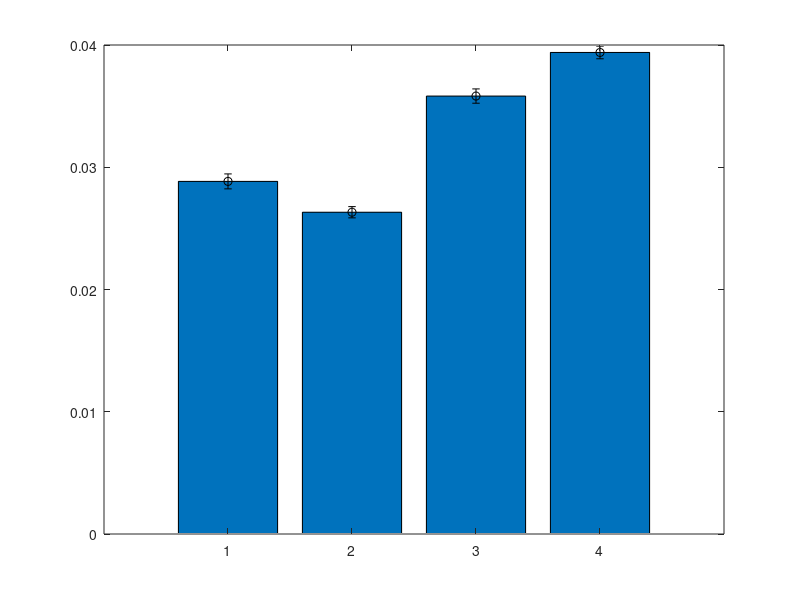

Write MATLAB code to recreate this figure. (Note: this script raises an error after producing the figure.)
clc;clear all;close all
tests={};
%tests{end+1}=load('test_1');
tests{end+1}=load('test_2');
tests{end+1}=load('test_3');
tests{end+1}=load('test_4');
tests{end+1}=load('test_5');
MaxPos=[];
MaxSpeed=[];
Jm=[];
Fc=[];
Bm=[];
labels={};
for idx=1:length(tests)
    MaxPos(idx,1)=tests{idx}.MaxPos(1);
    MaxSpeed(idx,1)=tests{idx}.MaxSpeed(1);
    Jm(idx,1)=mean(tests{idx}.Jm);
    stdJm(idx,1)=std(tests{idx}.Jm);
    Bm(idx,1)=mean(tests{idx}.Bm);
    stdBm(idx,1)=std(tests{idx}.Bm);
    Fc(idx,1)=mean(tests{idx}.Fc);
    stdFc(idx,1)=std(tests{idx}.Fc);
    labels(idx)={sprintf('%.0f rotations. %.0f RPM',MaxPos(idx),MaxSpeed(idx))};
%     MaxPos=[MaxPos;tests{idx}.MaxPos];
%     MaxSpeed=[MaxSpeed;tests{idx}.MaxSpeed];
%     Jm=[Jm;tests{idx}.Jm];
%     Fc=[Fc;tests{idx}.Fc];
%     Bm=[Bm;tests{idx}.Bm];

    
end

figure('Position',[63 1 1218 647.3333])
bar(Jm)
hold on
errorbar(1:length(tests),Jm,stdJm,'ok','CapSize',130)
xticklabels(labels)
xtickangle(45)
ylabel('Inertia')
export_fig('Inertia_id')

figure('Position',[63 1 1218 647.3333])
bar(Bm)
hold on
errorbar(1:length(tests),Bm,stdBm,'ok','CapSize',130)
xticklabels(labels)
xtickangle(45)
ylabel('Viscous friction')
export_fig('Viscous_id')

figure('Position',[63 1 1218 647.3333])
bar(Fc)
hold on
errorbar(1:length(tests),Fc,stdFc,'ok','CapSize',130)
xticklabels(labels)
xtickangle(45)
ylabel('Coulomb friction')
export_fig('Coulomb_id')
